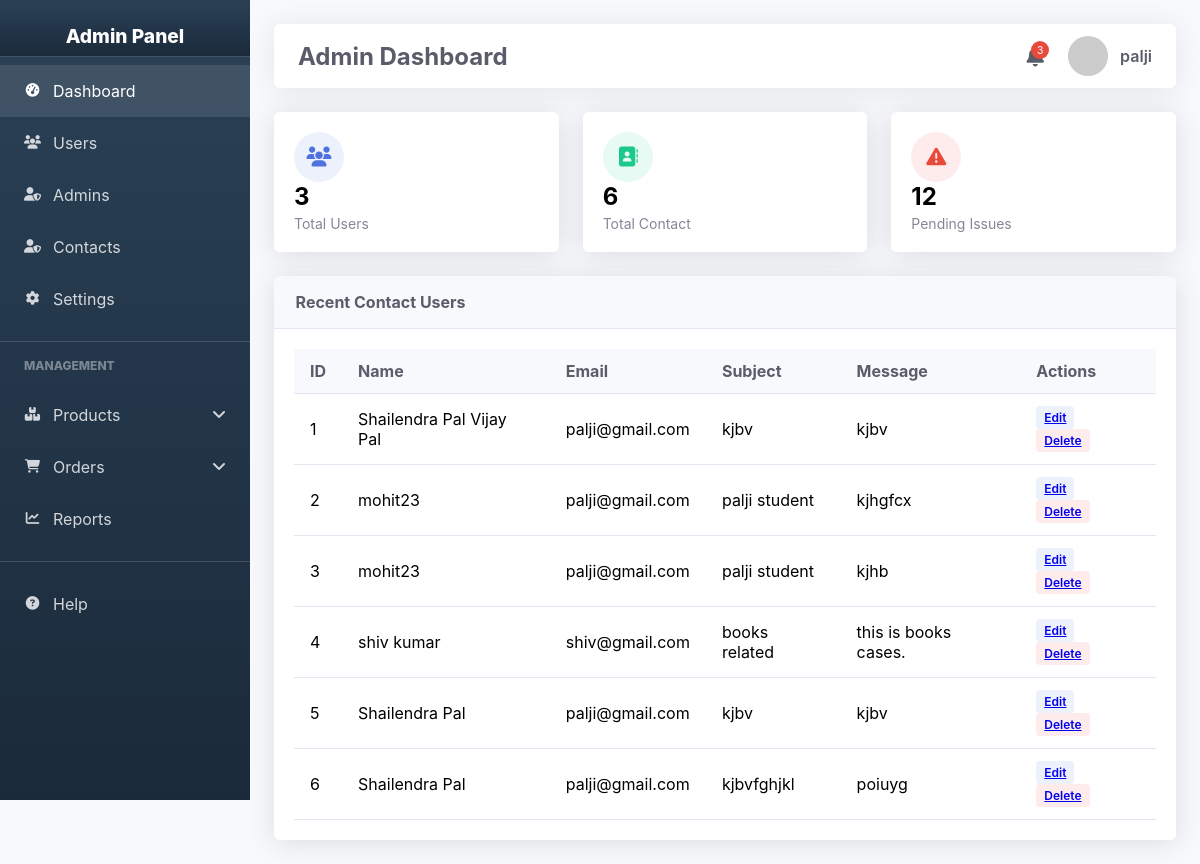
Page /custom-admin/ (signed in) on the earlier database version.
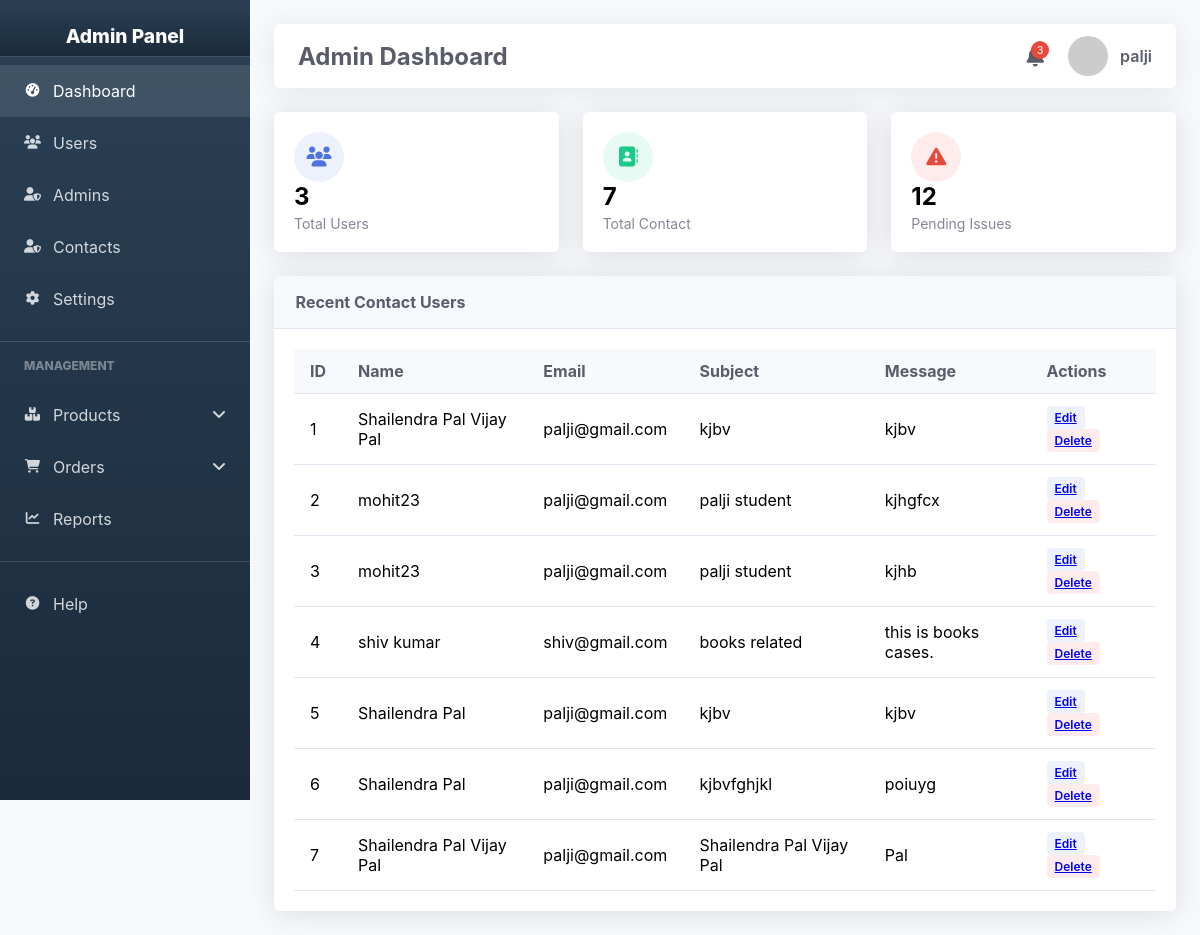
Same page on the later database version.
### websites/models.py (models this page shows, shortened)
class Contact(models.Model):
    name = models.CharField(max_length=100)
    email = models.EmailField()
    subject = models.CharField(max_length=200)
    message = models.TextField()
    created_at = models.DateTimeField(auto_now_add=True)

### adminpanel1/views.py (the view)
# urls.py: path('', views.custom_admin_panel, name='custom_admin_panel'),
@login_required
def custom_admin_panel(request):
    user_count= User.objects.count()
    contacts = Contact.objects.all()
    return render(request, 'adminpanel1/custom_admin_panel.html', {'contacts': contacts , 'user_count': user_count})

### adminpanel1/templates/adminpanel1/custom_admin_panel.html (shortened to what this page needs)
<!DOCTYPE html>
<html lang="en">
<head>
<link rel="stylesheet" href="https://cdnjs.cloudflare.com/ajax/libs/font-awesome/6.4.0/css/all.min.css">
</head>
<body>
    <div class="dashboard-container">
        <div class="sidebar" id="sidebar">
            <div class="sidebar-header">
                Admin Panel
            </div>
            <div class="sidebar-menu">
                <ul>
                    <li class="nav-item">
                        <a href="#" class="nav-link active">
                            <i class="fas fa-fw fa-tachometer-alt"></i>
                            <span>Dashboard</span>
                        </a>
                    </li>
                    <li class="nav-item">
                        <a href="#" class="nav-link">
                            <i class="fas fa-fw fa-users"></i>
                            <span>Users</span>
                        </a>
                    </li>
                    <li class="nav-item">
                        <a href="#" class="nav-link">
                            <i class="fas fa-fw fa-user-shield"></i>
                            <span>Admins</span>
                        </a>
                    </li>
                    <li class="nav-item">
                        <a href="#" class="nav-link">
                            <i class="fas fa-fw fa-user-shield"></i>
                            <span>Contacts</span>
                        </a>
                    </li>
                    <li class="nav-item">
                        <a href="#" class="nav-link">
                            <i class="fas fa-fw fa-cog"></i>
                            <span>Settings</span>
                        </a>
                    </li>
                    <div class="sidebar-divider"></div>
                    <div class="sidebar-heading">Management</div>
                    <li class="nav-item">
                        <a href="#" class="nav-link dropdown-toggle">
                            <i class="fas fa-fw fa-boxes"></i>
                            <span>Products</span>
                        </a>
                    </li>
                    <li class="nav-item">
                        <a href="#" class="nav-link dropdown-toggle">
                            <i class="fas fa-fw fa-shopping-cart"></i>
                            <span>Orders</span>
                        </a>
                    </li>
                    <li class="nav-item">
                        <a href="#" class="nav-link">
                            <i class="fas fa-fw fa-chart-line"></i>
                            <span>Reports</span>
                        </a>
                    </li>
                    <div class="sidebar-divider"></div>
                    <li class="nav-item">
                        <a href="#" class="nav-link">
                            <i class="fas fa-fw fa-question-circle"></i>
                            <span>Help</span>
                        </a>
                    </li>
                </ul>
            </div>
        </div>
        <div class="main-content" id="mainContent">
            <div class="top-navbar">
                <div class="page-title">
                    <h1>Admin Dashboard</h1>
                </div>
                <div class="user-menu">
                    <div class="notification-bell">
                        <span class="notification-badge">3</span>
                    </div>
                    <div class="user-profile" id="userProfile">
                        <img src="https://randomuser.me/api/portraits/men/32.jpg" alt="Admin" class="user-avatar">
                        <span class="user-name">
                            {% if user.is_authenticated %}
                                {{ user.username }}
                            {% else %}
                                Guest
                            {% endif %}
                        </span>
                    </div>
                </div>
            </div>
            <div class="card-row">
                <div class="card stat-card">
                    <div class="card-body">
                        <div class="stat-icon primary">
                            <i class="fas fa-users"></i>
                        </div>
                        <div class="stat-info">
                            <h3>{{user_count }}</h3>
                            <p>Total Users</p>
                        </div>
                    </div>
                </div>
                <div class="card stat-card">
                    <div class="card-body">
                        <div class="stat-icon success">
                            <i class="fas fa-address-book"></i>
                        </div>
                        <div class="stat-info">
                            <h3>{{ contacts|length }}</h3>
                            <p>Total Contact</p>
                        </div>
                    </div>
                </div>
                <div class="card stat-card">
                    <div class="card-body">
                        <div class="stat-icon danger">
                            <i class="fas fa-exclamation-triangle"></i>
                        </div>
                        <div class="stat-info">
                            <h3>12</h3>
                            <p>Pending Issues</p>
                        </div>
                    </div>
                </div>
            </div>
            <div class="card">
                <div class="card-header">
                    <h6 class="card-title">Recent Contact Users </h6>
                </div>
                <div class="card-body">
                    <div class="table-responsive">
                        <table>
                            <thead>
                                <tr>
                                    <th>ID</th>
                                    <th>Name</th>
                                    <th>Email</th>
                                    <th>Subject</th>
                                    <th>Message</th>
                                    <th>Actions</th>
                                </tr>
                            </thead>
                            <tbody>
                                {% for contact in contacts %}
                                <tr>
                                    <td>{{forloop.counter}}</td>
                                    <td>{{contact.name}} </td>
                                    <td>{{contact.email}}</td>
                                    <td>{{contact.subject}}</td>
                                    <td><span class="status">{{contact.message}}</span></td>
                                    <td>
                                        <button class="action-btn edit"><a href="{% url 'edit' contact.id %}">Edit</a></button>
                                        <button class="action-btn delete"><a href="{% url 'delete' contact.id %}">Delete</a></button>
                                    </td>
                                </tr>
                                {% endfor %}
                            </tbody>
                        </table>
                    </div>
                </div>
            </div>
        </div>
    </div>
</body>
</html>

Differences in the rows shown:
added Contact: name "Shailendra Pal Vijay Pal", email "palji@gmail.com", subject "Shailendra Pal Vijay Pal", message "Pal"
Other differences:
{{ contacts|length }}: "6" → "7"
